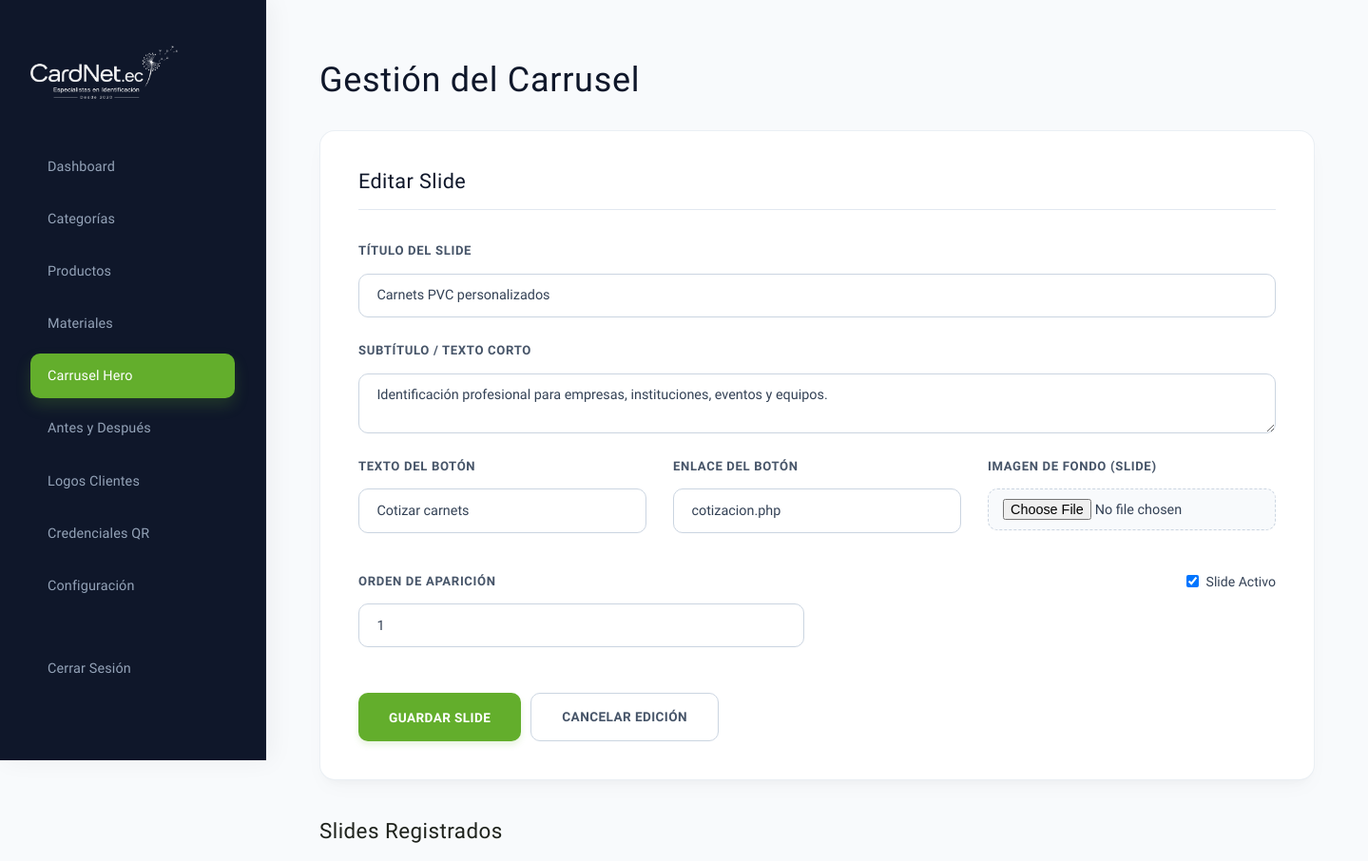
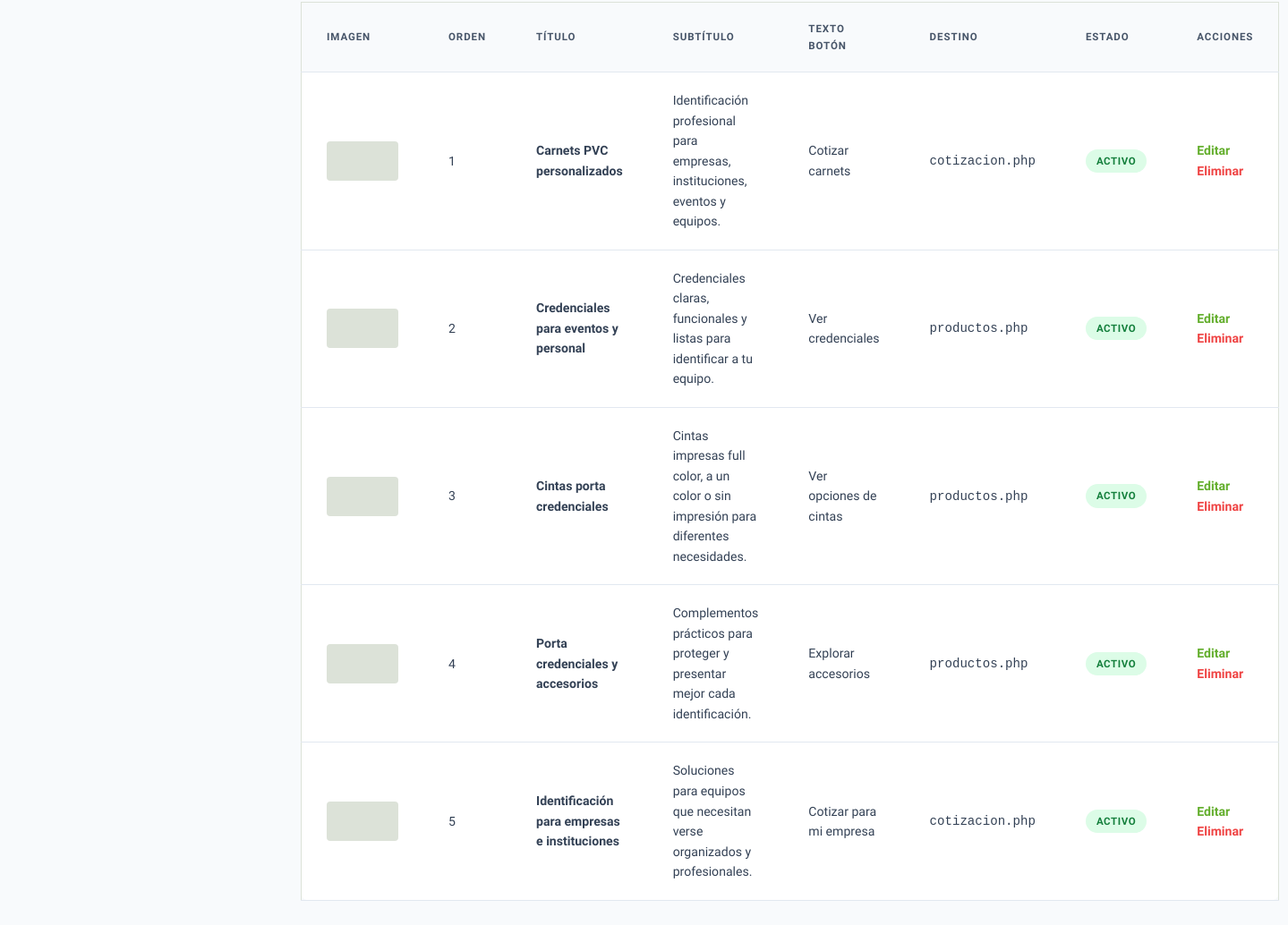
/admin/carrusel.php?edit=1 (signed in), run on the app's committed database (2 pictures, top to bottom).
### tables this page shows
CREATE TABLE IF NOT EXISTS `carrusel` (
  `id` int(11) NOT NULL AUTO_INCREMENT,
  `title` varchar(255) NOT NULL,
  `subtitle` varchar(255) DEFAULT NULL,
  `image` varchar(255) DEFAULT NULL,
  `cta_text` varchar(100) DEFAULT NULL,
  `cta_url` varchar(255) DEFAULT NULL,
  `order_val` int(11) DEFAULT 0,
  `is_active` tinyint(1) DEFAULT 1,
  PRIMARY KEY (`id`)
);

### admin/carrusel.php (the view, shortened to what this page needs)
<?php
require_once '../db.php';
$slides = $pdo->query("SELECT * FROM carrusel ORDER BY order_val ASC")->fetchAll();
$edit_slide = null;
if (isset($_GET['edit'])) {
    $edit_id = (int)$_GET['edit'];
    $stmt = $pdo->prepare("SELECT * FROM carrusel WHERE id = ?");
    $stmt->execute([$edit_id]);
    $edit_slide = $stmt->fetch();
}
?>
<!DOCTYPE html>
<html lang="es">
<head>
    <link rel="stylesheet" href="../css/base.css?v=2.0">
    <link rel="stylesheet" href="../css/layout.css?v=2.0">
    <link rel="stylesheet" href="../css/components.css?v=2.0">
    <link rel="stylesheet" href="../css/admin.css?v=2.0">
</head>
<body>
    <div class="sidebar">
        <img src="../images/logo.png?v=2.0" alt="CardNet Logo" class="sidebar-logo">
        <nav class="nav-admin">
            <a href="index.php" class="nav-admin-link">Dashboard</a>
            <a href="categorias.php" class="nav-admin-link">Categorías</a>
            <a href="productos.php" class="nav-admin-link">Productos</a>
            <a href="materiales.php" class="nav-admin-link">Materiales</a>
            <a href="carrusel.php" class="nav-admin-link active">Carrusel Hero</a>
            <a href="antes-despues.php" class="nav-admin-link">Antes y Después</a>
            <a href="clientes.php" class="nav-admin-link">Logos Clientes</a>
            <a href="credenciales.php" class="nav-admin-link">Credenciales QR</a>
            <a href="configuracion.php" class="nav-admin-link">Configuración</a>
            <a href="logout.php" class="nav-admin-link" style="margin-top: 2rem; color: #FCA5A5;">Cerrar Sesión</a>
        </nav>
    </div>
    <div class="main-content">
        <h1 style="font-family: var(--font-heading); margin-bottom: 1.5rem; font-size: 2rem;">Gestión del Carrusel</h1>
        <div class="form-container">
            <h2 style="font-family: var(--font-heading); margin-bottom: 1.5rem; font-size: 1.25rem;">
                <?php echo $edit_slide ? 'Editar Slide' : 'Añadir Nuevo Slide'; ?>
            </h2>
            <form method="POST" action="carrusel.php" enctype="multipart/form-data">
                <div class="form-group">
                    <label class="form-label" for="title">Título del Slide</label>
                    <input class="form-input" type="text" name="title" id="title" required value="<?php echo $edit_slide ? htmlspecialchars($edit_slide['title']) : ''; ?>">
                </div>
                <div class="form-group" style="margin-top: 1rem;">
                    <label class="form-label" for="subtitle">Subtítulo / Texto Corto</label>
                    <textarea class="form-input" name="subtitle" id="subtitle" rows="2" required><?php echo $edit_slide ? htmlspecialchars($edit_slide['subtitle']) : ''; ?></textarea>
                </div>
                <div class="grid-3" style="margin-top: 1rem;">
                    <div class="form-group">
                        <label class="form-label" for="cta_text">Texto del Botón</label>
                        <input class="form-input" type="text" name="cta_text" id="cta_text" value="<?php echo $edit_slide ? htmlspecialchars($edit_slide['cta_text']) : ''; ?>">
                    </div>
                    <div class="form-group">
                        <label class="form-label" for="cta_url">Enlace del Botón</label>
                        <input class="form-input" type="text" name="cta_url" id="cta_url" placeholder="Ej: cotizacion.php" value="<?php echo $edit_slide ? htmlspecialchars($edit_slide['cta_url']) : ''; ?>">
                    </div>
                    <div class="form-group">
                        <label class="form-label" for="image">Imagen de Fondo (Slide)</label>
                        <input class="form-input" type="file" name="image" id="image">
                    </div>
                </div>
                <div class="grid-2" style="margin-top: 1rem;">
                    <div class="form-group">
                        <label class="form-label" for="order_val">Orden de Aparición</label>
                        <input class="form-input" type="number" name="order_val" id="order_val" value="<?php echo $edit_slide ? (int)$edit_slide['order_val'] : '0'; ?>">
                    </div>
                    <div class="form-group" style="display: flex; align-items: flex-end; padding-bottom: 10px;">
                        <label style="display: flex; align-items: center; gap: 8px; font-size: 0.88rem; cursor: pointer;">
                            <input type="checkbox" name="is_active" <?php echo (!$edit_slide || $edit_slide['is_active']) ? 'checked' : ''; ?>> Slide Activo
                        </label>
                    </div>
                </div>
                <div style="margin-top: 1.5rem; display: flex; gap: 10px;">
                    <button class="btn btn-primary" type="submit">Guardar Slide</button>
                    <?php if ($edit_slide): ?>
                        <a href="carrusel.php" class="btn btn-secondary">Cancelar Edición</a>
                    <?php endif; ?>
                </div>
            </form>
        </div>
        <h2 style="font-family: var(--font-heading); margin-bottom: 1.25rem; font-size: 1.4rem;">Slides Registrados</h2>
        <table>
            <thead>
                <tr>
                    <th>Imagen</th>
                    <th>Orden</th>
                    <th>Título</th>
                    <th>Subtítulo</th>
                    <th>Texto Botón</th>
                    <th>Destino</th>
                    <th>Estado</th>
                    <th>Acciones</th>
                </tr>
            </thead>
            <tbody>
                <?php foreach ($slides as $sl): ?>
                    <tr>
                        <td>
                            <?php if ($sl['image']): ?>
                                <img src="../uploads/<?php echo htmlspecialchars($sl['image']); ?>" style="width: 80px; height: 44px; object-fit: cover; border-radius: 4px;">
                            <?php else: ?>
                                <div style="width: 80px; height: 44px; background-color: var(--border); border-radius: 4px;"></div>
                            <?php endif; ?>
                        </td>
                        <td><?php echo (int)$sl['order_val']; ?></td>
                        <td><strong><?php echo htmlspecialchars($sl['title']); ?></strong></td>
                        <td><?php echo htmlspecialchars($sl['subtitle']); ?></td>
                        <td><?php echo htmlspecialchars($sl['cta_text']); ?></td>
                        <td><code><?php echo htmlspecialchars($sl['cta_url']); ?></code></td>
                        <td>
                            <span class="badge <?php echo $sl['is_active'] ? 'badge-success' : 'badge-danger'; ?>" style="font-size: 0.7rem; border-radius: 4px; padding: 2px 6px;">
                                <?php echo $sl['is_active'] ? 'Activo' : 'Inactivo'; ?>
                            </span>
                        </td>
                        <td>
                            <a href="carrusel.php?edit=<?php echo $sl['id']; ?>" style="color: var(--primary); text-decoration: none; font-weight: bold; margin-right: 10px;">Editar</a>
                            <a href="carrusel.php?delete=<?php echo $sl['id']; ?>" onclick="return confirm('¿Seguro que deseas eliminar este slide?')" style="color: #EF4444; text-decoration: none; font-weight: bold;">Eliminar</a>
                        </td>
                    </tr>
                <?php endforeach; ?>
            </tbody>
        </table>
    </div>
</body>
</html>

### css/base.css (style rules this page uses)
:root { --primary: #63AE2C; --primary-hover: #508E22; --primary-light: rgba(99, 174, 44, 0.05); --dark: #1E221C; --dark-alt: #2D3329; --light: #FCFDFB; --surface-light: #F2F5F0; --border: #DCE2D8; --accent-gold: #BAAF1A; --font-heading: 'Marcellus', serif; --font-body: 'Work Sans', system-ui, -apple-system, sans-serif; --text-main: #1E221C; --text-muted: #5C6558; --text-light: #FCFDFB; --space-xs: clamp(0.5rem, 1vw, 0.75rem); --space-sm: clamp(0.85rem, 1.8vw, 1.15rem); --space-md: clamp(1.5rem, 3.5vw, 2.25rem); --space-lg: clamp(2.5rem, 5vw, 4rem); --space-xl: clamp(4.5rem, 8vw, 6.5rem); --radius-sm: 2px; --radius-md: 4px; --radius-lg: 8px; --shadow-sm: 0 1px 2px rgba(30, 34, 28, 0.02); --shadow-md: 0 4px 10px rgba(30, 34, 28, 0.03); --shadow-lg: 0 10px 20px rgba(30, 34, 28, 0.04); --transition-smooth: all 0.35s cubic-bezier(0.215, 0.61, 0.355, 1); --transition-fast: all 0.15s ease-out; }
*, *::before, *::after { box-sizing: border-box; margin: 0; padding: 0; }
html { scroll-behavior: smooth; font-size: 16px; -webkit-text-size-adjust: 100%; }
body { background-color: var(--light); color: var(--text-main); font-family: var(--font-body); line-height: 1.6; overflow-x: hidden; }
a { color: inherit; text-decoration: none; transition: var(--transition-fast); font-family: var(--font-body); }
img, svg { display: block; max-width: 100%; height: auto; }
button, input, select, textarea { font-family: var(--font-body); font-size: inherit; color: inherit; background: none; border: none; }
button { cursor: pointer; }
h1, h2, h3, h4, h5, h6 { font-family: var(--font-heading); font-weight: 400; line-height: 1.1; color: var(--dark); letter-spacing: 0.02em; }
h1 { font-size: clamp(32px, 4.5vw, 54px); line-height: 1.15; }
h2 { font-size: clamp(24px, 3.2vw, 38px); line-height: 1.2; }

### css/layout.css (style rules this page uses)
.grid-2, .grid-3, .grid-4 { display: grid; grid-template-columns: 1fr; gap: var(--space-sm); }
@media (min-width: 768px) { .grid-2 { grid-template-columns: repeat(2, 1fr); gap: var(--space-md); } }
@media (min-width: 768px) { .grid-3 { grid-template-columns: repeat(2, 1fr); gap: var(--space-md); } }
@media (min-width: 1024px) { .grid-3 { grid-template-columns: repeat(3, 1fr); } }

### css/components.css (style rules this page uses)
.btn { display: inline-flex; align-items: center; justify-content: center; padding: 0.8rem 1.75rem; border-radius: var(--radius-sm); font-family: var(--font-body); font-weight: 600; font-size: 0.85rem; transition: var(--transition-fast); border: 1px solid transparent; cursor: pointer; text-align: center; letter-spacing: 0.02em; text-transform: uppercase; }
.btn-primary { background-color: var(--primary); color: var(--light); }
.btn-secondary { background-color: transparent; color: var(--dark); border-color: var(--border); }
.form-group { margin-bottom: 1.25rem; }
.form-label { display: block; font-size: 0.75rem; font-weight: 500; margin-bottom: 0.35rem; color: var(--dark); text-transform: uppercase; letter-spacing: 0.05em; }
.form-input, .form-select, .form-textarea { width: 100%; padding: 10px 14px; background-color: var(--light); border: 1px solid var(--border); border-radius: var(--radius-sm); font-family: var(--font-body); font-size: 0.88rem; transition: var(--transition-fast); }

### admin/carrusel.php (style rules this page uses)
body { font-family: 'Work Sans', sans-serif; background-color: var(--surface-light); margin: 0; display: flex; }
.sidebar { width: 250px; background-color: var(--dark-alt); color: white; min-height: 100vh; padding: 2rem 1.5rem; box-sizing: border-box; }
.sidebar-logo { max-width: 140px; margin-bottom: 2rem; filter: brightness(0) invert(1); }
.nav-admin { display: flex; flex-direction: column; gap: 10px; }
.nav-admin-link { color: rgba(255,255,255,0.7); text-decoration: none; padding: 10px 15px; border-radius: var(--radius-sm); font-size: 0.9rem; font-weight: 500; transition: var(--transition-fast); }
.nav-admin-link:hover, .nav-admin-link.active { color: white; background-color: var(--primary); }
.main-content { flex-grow: 1; padding: 3rem; box-sizing: border-box; }
.form-container { background-color: white; border: 1px solid var(--border); border-radius: var(--radius-md); padding: 2rem; margin-bottom: 2rem; }
table { width: 100%; border-collapse: collapse; text-align: left; background-color: white; border: 1px solid var(--border); border-radius: var(--radius-md); }
th, td { padding: 1rem; border-bottom: 1px solid var(--border); font-size: 0.88rem; }
th { background-color: var(--surface-light); }

### data on the page
carrusel: title "Carnets PVC personalizados", subtitle "Identificación profesional para empresas, instituciones, eventos y equipos.", cta_text "Cotizar carnets", cta_url "cotizacion.php", order_val "1", is_active "☑", shows "ACTIVO"
carrusel: order_val "2", title "Credenciales para eventos y personal", subtitle "Credenciales claras, funcionales y listas para identificar a tu equipo.", cta_text "Ver credenciales", cta_url "productos.php", is_active "ACTIVO"
carrusel: order_val "3", title "Cintas porta credenciales", subtitle "Cintas impresas full color, a un color o sin impresión para diferentes necesidades.", cta_text "Ver opciones de cintas", cta_url "productos.php", is_active "ACTIVO"
carrusel: order_val "4", title "Porta credenciales y accesorios", subtitle "Complementos prácticos para proteger y presentar mejor cada identificación.", cta_text "Explorar accesorios", cta_url "productos.php", is_active "ACTIVO"
carrusel: order_val "5", title "Identificación para empresas e instituciones", subtitle "Soluciones para equipos que necesitan verse organizados y profesionales.", cta_text "Cotizar para mi empresa", cta_url "cotizacion.php", is_active "ACTIVO"
